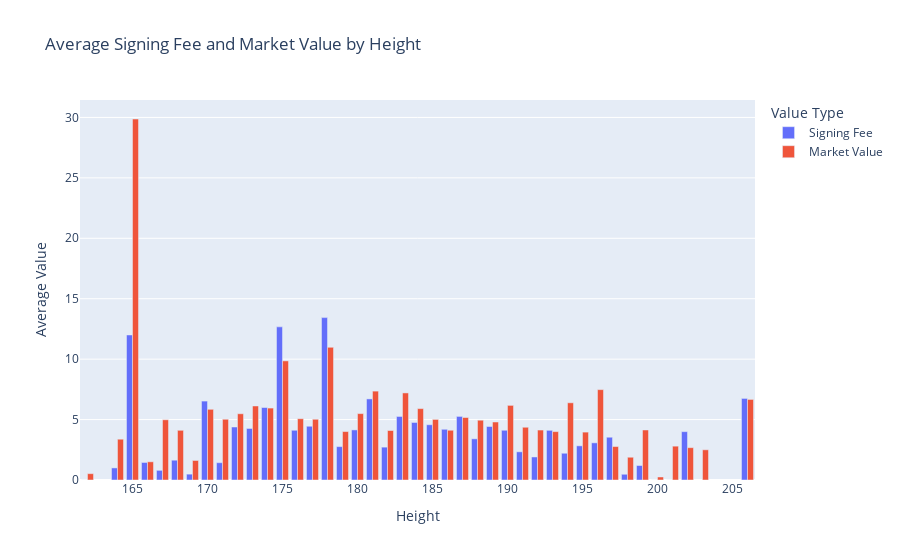

Here is the notebook cell this chart was saved with:
### Markdown cell above
## Height Analysis

### Code cell
plots.valuation_plot('height')

### Figure 1 — Plotly figure (JSON) as saved in the notebook; plotly's stock layout.template omitted (floating-point values rounded to 4 significant figures)
{"data": [{"name": "Signing Fee", "type": "bar", "x": [178, 175, 165, 206, 181, 170, 174, 187, 183, 184, 185, 177, 189, 172, 173, 186, 180, 190, 176, 193, 202, 197, 188, 196, 195, 179, 182, 191, 194, 192, 168, 166, 171, 199, 164, 167, 169, 198, 200, 201, 162, 203], "xaxis": "x", "y": [13.44, 12.67, 12, 6.75, 6.71, 6.53, 5.998, 5.262, 5.257, 4.759, 4.572, 4.448, 4.428, 4.385, 4.264, 4.197, 4.144, 4.116, 4.115, 4.111, 4, 3.539, 3.407, 3.076, 2.829, 2.763, 2.719, 2.333, 2.213, 1.907, 1.638, 1.45, 1.432, 1.2, 1, 0.8, 0.4847, 0.475, 0, 0, 0, null], "yaxis": "y"}, {"name": "Market Value", "type": "bar", "x": [178, 175, 165, 206, 181, 170, 174, 187, 183, 184, 185, 177, 189, 172, 173, 186, 180, 190, 176, 193, 202, 197, 188, 196, 195, 179, 182, 191, 194, 192, 168, 166, 171, 199, 164, 167, 169, 198, 200, 201, 162, 203], "xaxis": "x", "y": [10.98, 9.856, 29.87, 6.667, 7.354, 5.85, 5.952, 5.172, 7.205, 5.907, 5.014, 5.026, 4.797, 5.482, 6.125, 4.116, 5.494, 6.174, 5.07, 4.003, 2.675, 2.768, 4.947, 7.478, 3.962, 4.008, 4.095, 4.364, 6.389, 4.134, 4.112, 1.507, 5.027, 4.14, 3.375, 4.985, 1.616, 1.883, 0.25, 2.8, 0.525, 2.5], "yaxis": "y"}], "layout": {"barmode": "group", "legend": {"title": {"text": "Value Type"}}, "title": {"text": "Average Signing Fee and Market Value by Height"}, "xaxis": {"anchor": "y", "categoryorder": "total descending", "domain": [0, 1], "title": {"text": "Height"}}, "yaxis": {"anchor": "x", "domain": [0, 1], "title": {"text": "Average Value"}}}}
